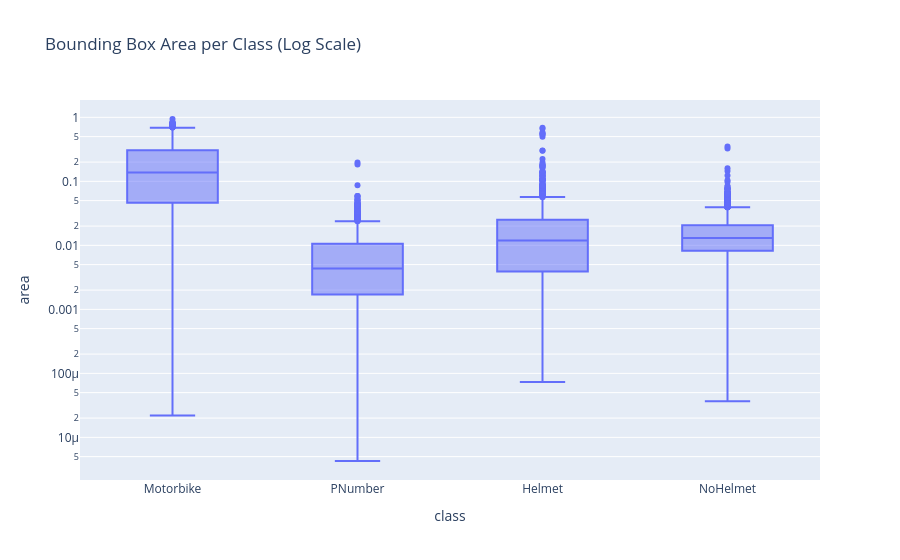

This figure's notebook cell:
### Code cell
fig = px.box(df, x="class", y="area",
             title="Bounding Box Area per Class (Log Scale)")
fig.update_layout(yaxis_type="log")
fig.show()

### Figure 1 — Plotly figure (JSON) as saved in the notebook; plotly's stock layout.template omitted (floating-point values rounded to 4 significant figures; data arrays with more than 128 entries replaced by an {"elided": "..."} marker saying what was removed)
{"data": [{"alignmentgroup": "True", "hovertemplate": "class=%{x}<br>area=%{y}<extra></extra>", "legendgroup": "", "marker": {"color": "#636efa"}, "name": "", "notched": false, "offsetgroup": "", "orientation": "v", "showlegend": false, "type": "box", "x": {"elided": "8832 str values"}, "x0": " ", "xaxis": "x", "y": {"elided": "8832 float values"}, "y0": " ", "yaxis": "y"}], "layout": {"boxmode": "group", "legend": {"tracegroupgap": 0}, "title": {"text": "Bounding Box Area per Class (Log Scale)"}, "xaxis": {"anchor": "y", "domain": [0, 1], "title": {"text": "class"}}, "yaxis": {"anchor": "x", "domain": [0, 1], "title": {"text": "area"}, "type": "log"}}}
